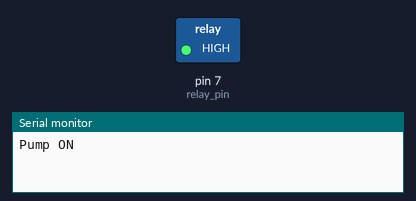
This sketch was run on a simulated Arduino Uno, built with avr-gcc and run on an emulated ATmega328P. On the bench: switched loads named in the sketch (green lamp = pin HIGH), the last lines printed to the serial monitor.

Above: at 2.5 s.
At 7.5 s:
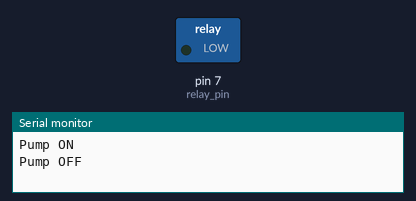
Timing chart, 0 to 13.0 s (numbered marks = the images above):
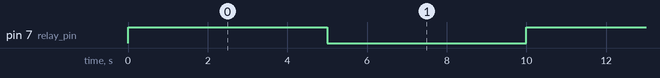

The sketch:

test_run_pump.ino
```cpp
// test_run_pump.ino

const int relay_pin = 7;  // Pin connected to IN pin on relay module

void setup() {
    Serial.begin(9600);
    pinMode(relay_pin, OUTPUT);
}

void loop() {
    // Turn the pump ON
    digitalWrite(relay_pin, HIGH);
    Serial.println("Pump ON");
    delay(5000);  // Pump is ON for 5 seconds

    // Turn the pump OFF
    digitalWrite(relay_pin, LOW);
    Serial.println("Pump OFF");
    delay(5000);  // Pump is OFF for 5 seconds
}
```

Measured:
- by itself, pin 7 (relay_pin): alternates HIGH for 5.0 s and LOW for 5.0 s
